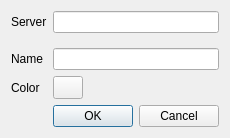
<?xml version="1.0" encoding="UTF-8"?>
<ui version="4.0">
 <class>SettingsDialog</class>
 <widget class="QDialog" name="SettingsDialog">
  <property name="geometry">
   <rect>
    <x>0</x>
    <y>0</y>
    <width>230</width>
    <height>138</height>
   </rect>
  </property>
  <property name="sizePolicy">
   <sizepolicy hsizetype="Expanding" vsizetype="Expanding">
    <horstretch>0</horstretch>
    <verstretch>0</verstretch>
   </sizepolicy>
  </property>
  <property name="windowTitle">
   <string>Settings</string>
  </property>
  <layout class="QFormLayout" name="formLayout">
   <item row="0" column="0">
    <widget class="QLabel" name="label">
     <property name="text">
      <string>Server</string>
     </property>
     <property name="buddy">
      <cstring>nameEdit</cstring>
     </property>
    </widget>
   </item>
   <item row="4" column="1">
    <widget class="QDialogButtonBox" name="buttonBox">
     <property name="orientation">
      <enum>Qt::Horizontal</enum>
     </property>
     <property name="standardButtons">
      <set>QDialogButtonBox::Cancel|QDialogButtonBox::Ok</set>
     </property>
     <property name="centerButtons">
      <bool>false</bool>
     </property>
    </widget>
   </item>
   <item row="0" column="1">
    <widget class="QLineEdit" name="serverEdit"/>
   </item>
   <item row="2" column="0">
    <widget class="QLabel" name="label_2">
     <property name="text">
      <string>Name</string>
     </property>
     <property name="buddy">
      <cstring>serverEdit</cstring>
     </property>
    </widget>
   </item>
   <item row="2" column="1">
    <widget class="QLineEdit" name="nameEdit"/>
   </item>
   <item row="1" column="0">
    <widget class="Line" name="line">
     <property name="orientation">
      <enum>Qt::Horizontal</enum>
     </property>
    </widget>
   </item>
   <item row="3" column="0">
    <widget class="QLabel" name="label_3">
     <property name="text">
      <string>Color</string>
     </property>
     <property name="buddy">
      <cstring>colorButton</cstring>
     </property>
    </widget>
   </item>
   <item row="3" column="1">
    <widget class="QPushButton" name="colorButton">
     <property name="sizePolicy">
      <sizepolicy hsizetype="Fixed" vsizetype="Expanding">
       <horstretch>0</horstretch>
       <verstretch>0</verstretch>
      </sizepolicy>
     </property>
     <property name="maximumSize">
      <size>
       <width>30</width>
       <height>16777215</height>
      </size>
     </property>
     <property name="baseSize">
      <size>
       <width>0</width>
       <height>0</height>
      </size>
     </property>
    </widget>
   </item>
  </layout>
 </widget>
 <resources/>
 <connections>
  <connection>
   <sender>buttonBox</sender>
   <signal>accepted()</signal>
   <receiver>SettingsDialog</receiver>
   <slot>accept()</slot>
   <hints>
    <hint type="sourcelabel">
     <x>248</x>
     <y>254</y>
    </hint>
    <hint type="destinationlabel">
     <x>157</x>
     <y>274</y>
    </hint>
   </hints>
  </connection>
  <connection>
   <sender>buttonBox</sender>
   <signal>rejected()</signal>
   <receiver>SettingsDialog</receiver>
   <slot>reject()</slot>
   <hints>
    <hint type="sourcelabel">
     <x>316</x>
     <y>260</y>
    </hint>
    <hint type="destinationlabel">
     <x>286</x>
     <y>274</y>
    </hint>
   </hints>
  </connection>
 </connections>
</ui>
